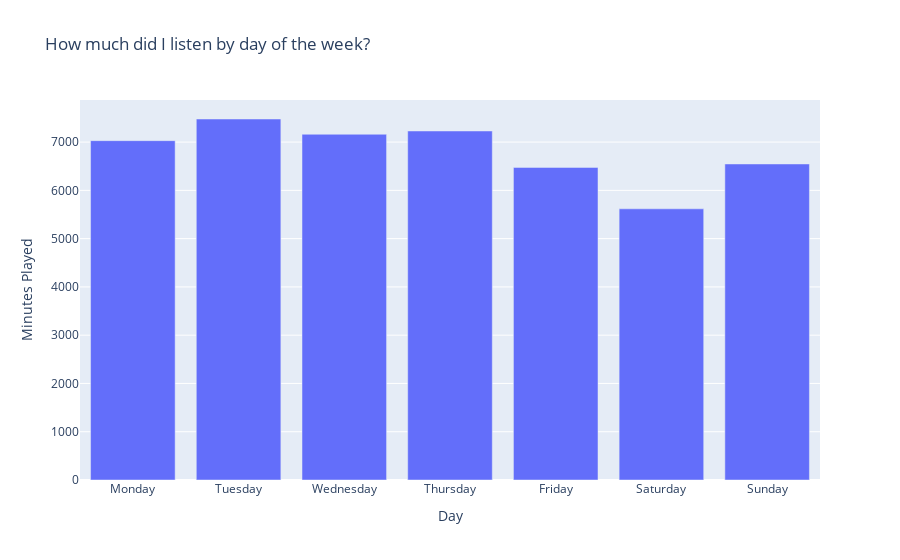

Notebook cell for this chart:
### Markdown cell above
Let's check if I have a particular day I like to listen on

### Code cell
streaming_df["Day of Week"] = streaming_df["Date"].dt.day_name()
day_order = [
    "Monday",
    "Tuesday",
    "Wednesday",
    "Thursday",
    "Friday",
    "Saturday",
    "Sunday",
]
day_of_week_plays = (
    streaming_df.groupby("Day of Week")
    .sum()
    .sort_values(by="minutesPlayed", ascending=False)
    .reindex(day_order)
)

fig = go.Figure(
    [go.Bar(x=day_of_week_plays.index, y=day_of_week_plays["minutesPlayed"])]
)
fig.update_xaxes(title_text="Day")
fig.update_yaxes(title_text="Minutes Played")
fig.update_layout(title_text="How much did I listen by day of the week?")

fig.show()

### Figure 1 — Plotly figure (JSON) as saved in the notebook; plotly's stock layout.template omitted (floating-point values rounded to 4 significant figures)
{"data": [{"type": "bar", "x": ["Monday", "Tuesday", "Wednesday", "Thursday", "Friday", "Saturday", "Sunday"], "y": [7030.0, 7478.0, 7162.0, 7230.0, 6476.0, 5618.0, 6547.0]}], "layout": {"title": {"text": "How much did I listen by day of the week?"}, "xaxis": {"title": {"text": "Day"}}, "yaxis": {"title": {"text": "Minutes Played"}}}}
